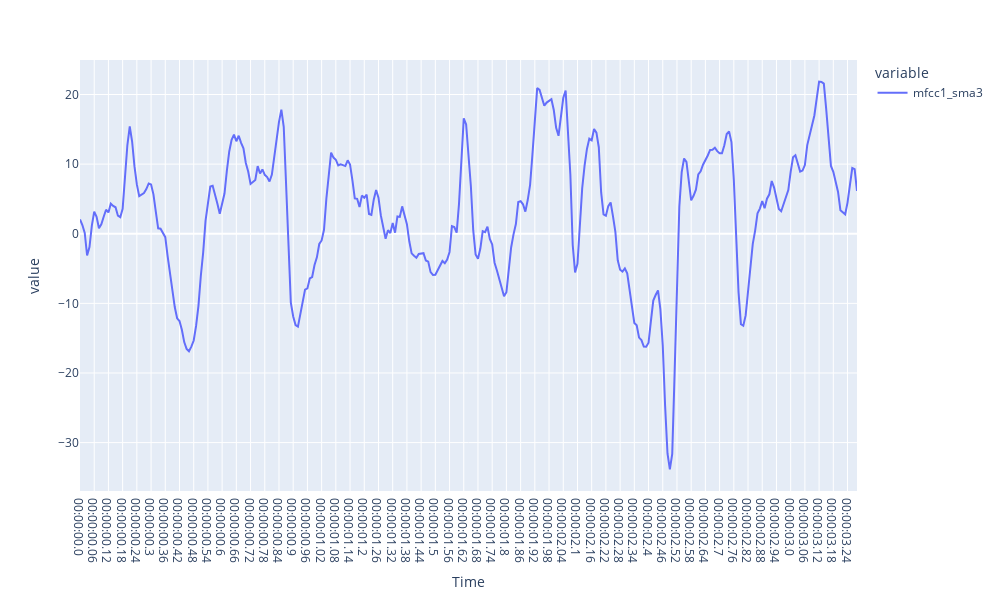

Notebook code cell kept with this figure:
### Code cell
time_list = []
for i in range(v1feature.shape[0]):
    time_list.append(f"00:00:0{i/100}")

v1feature['Time'] = time_list
px.line(v1feature,y=list_of_features,x='Time',height=600,width=1000)

### Figure 1 — Plotly figure (JSON) as saved in the notebook; plotly's stock layout.template omitted (floating-point values rounded to 4 significant figures; data arrays with more than 128 entries replaced by an {"elided": "..."} marker saying what was removed)
{"data": [{"hovertemplate": "variable=mfcc1_sma3<br>Time=%{x}<br>value=%{y}<extra></extra>", "legendgroup": "mfcc1_sma3", "line": {"color": "#636efa", "dash": "solid"}, "marker": {"symbol": "circle"}, "mode": "lines", "name": "mfcc1_sma3", "orientation": "v", "showlegend": true, "type": "scatter", "x": {"elided": "329 str values"}, "xaxis": "x", "y": {"elided": "329 float values"}, "yaxis": "y"}], "layout": {"height": 600, "legend": {"title": {"text": "variable"}, "tracegroupgap": 0}, "margin": {"t": 60}, "width": 1000, "xaxis": {"anchor": "y", "domain": [0, 1], "title": {"text": "Time"}}, "yaxis": {"anchor": "x", "domain": [0, 1], "title": {"text": "value"}}}}
